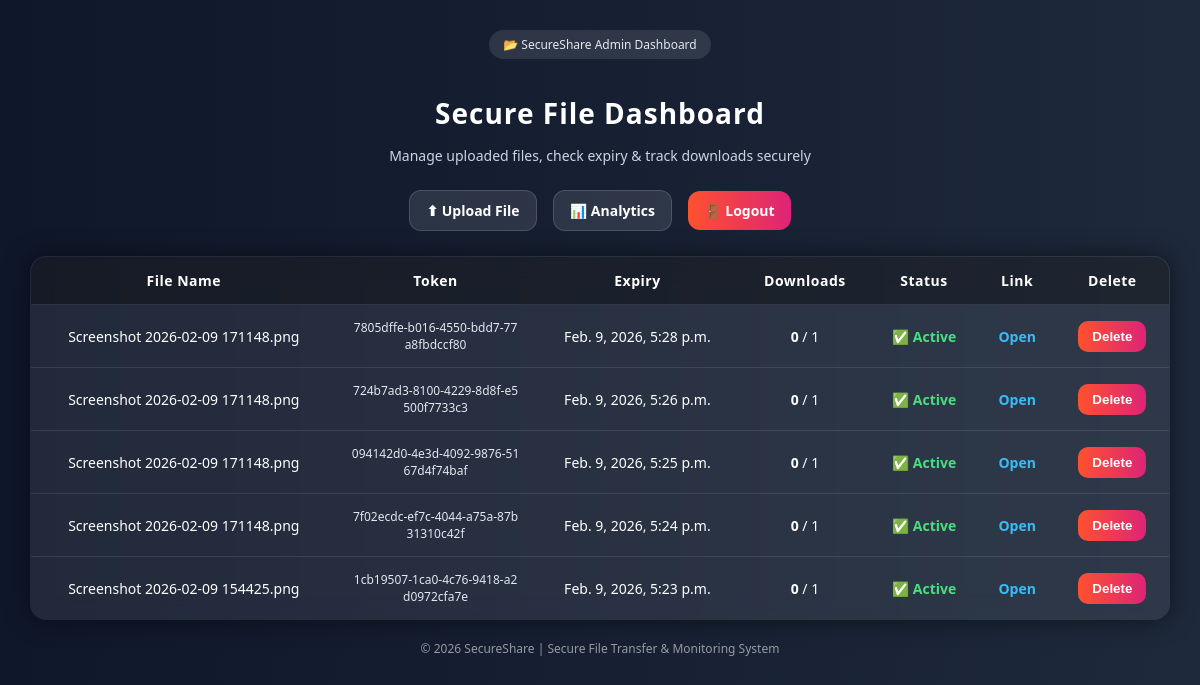
/dashboard/ (signed in), run on an earlier commit of the app's database.
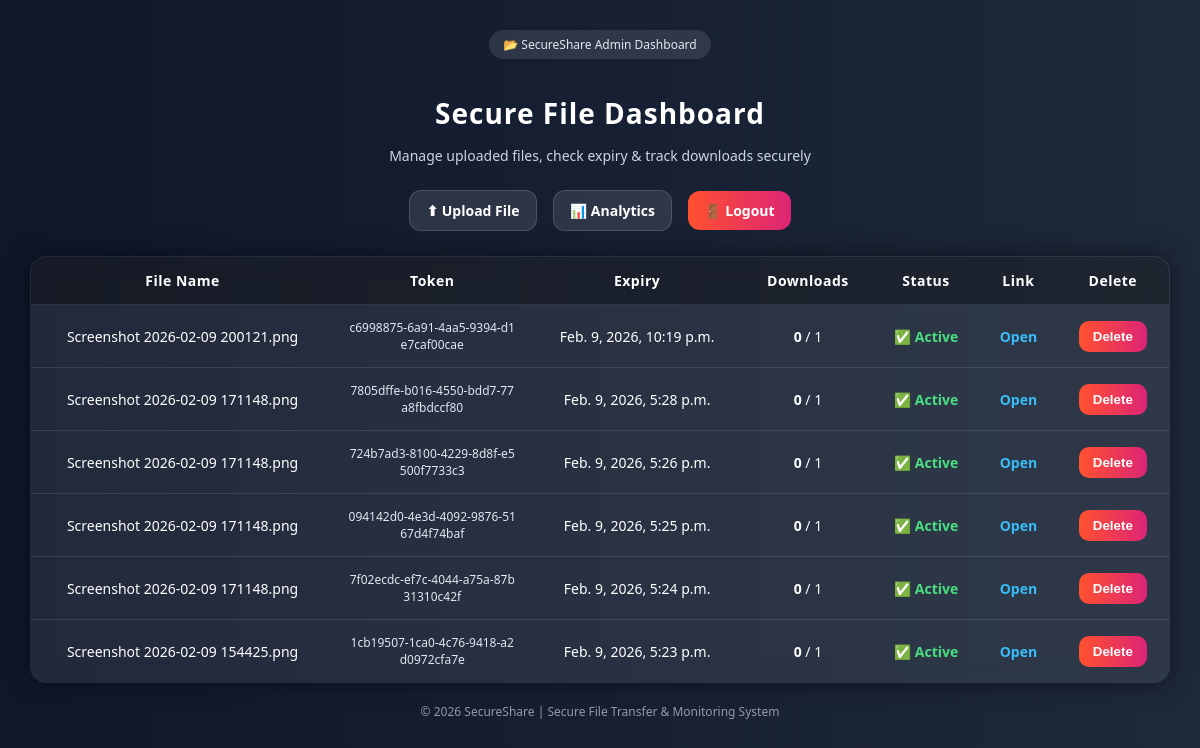
And on a later commit of the database.
### files/models.py (models this page shows, shortened)
class SharedFile(models.Model):
    token = models.UUIDField(default=uuid.uuid4, unique=True, editable=False)
    uploader = models.ForeignKey(
        User,
        on_delete=models.CASCADE,
        null=True,
        blank=True
    )
    filename = models.CharField(max_length=255)
    encrypted_data = models.BinaryField()
    uploaded_at = models.DateTimeField(auto_now_add=True)
    expires_at = models.DateTimeField(default=default_expiry)
    downloads_used = models.IntegerField(default=0)
    max_downloads = models.IntegerField(default=1)
    is_active = models.BooleanField(default=True)
    receiver_email = models.EmailField(blank=True, null=True)
    otp_code = models.CharField(max_length=6, blank=True, null=True)
    otp_verified = models.BooleanField(default=False)
    otp_created_at = models.DateTimeField(blank=True, null=True)
    verified_ip = models.CharField(max_length=100, blank=True, null=True)
    session_key = models.CharField(max_length=100, blank=True, null=True)
    failed_attempts = models.IntegerField(default=0)
    blocked_until = models.DateTimeField(null=True, blank=True)

### files/views.py (the view)
# urls.py: path("dashboard/", views.dashboard, name="dashboard"),
@login_required
def dashboard(request):
    files = SharedFile.objects.filter(
        uploader=request.user,
        is_active=True
    ).order_by("-uploaded_at")
    return render(request, "dashboard.html", {"files": files})

### files/templates/dashboard.html (shortened to what this page needs)
<!DOCTYPE html>
<html>
<head>
</head>
<body>
    <div style="text-align:center;">
        <div class="badge">📂 SecureShare Admin Dashboard</div>
    </div>
    <h2>Secure File Dashboard</h2>
    <p class="subtitle">Manage uploaded files, check expiry & track downloads securely</p>
    <div class="top-links">
       <a href="{% url 'upload' %}">  ⬆ Upload File</a>
        <a href="/analytics/">📊 Analytics</a>
        <a class="logout-btn" href="/logout/">🚪 Logout</a>
    </div>
    <table>
        <tr>
            <th>File Name</th>
            <th>Token</th>
            <th>Expiry</th>
            <th>Downloads</th>
            <th>Status</th>
            <th>Link</th>
            <th>Delete</th>
        </tr>
        {% for f in files %}
        <tr>
            <td>{{ f.filename }}</td>
            <td class="token-box">{{ f.token }}</td>
            <td>{{ f.expires_at }}</td>
            <td><b>{{ f.downloads_used }}</b> / {{ f.max_downloads }}</td>
            <td>
                {% if f.is_active %}
                    <span class="status-active">✅ Active</span>
                {% else %}
                    <span class="status-inactive">❌ Inactive</span>
                {% endif %}
            </td>
            <td>
                <a class="open-link" href="/download/{{ f.token }}/" target="_blank">Open</a>
            </td>
            <td>
                <form method="POST" action="/delete/{{ f.token }}/">
                    <button class="btn-delete" type="submit">Delete</button>
                </form>
            </td>
        </tr>
        {% endfor %}
    </table>
    <div class="footer">
        © 2026 SecureShare | Secure File Transfer & Monitoring System
    </div>
</body>
</html>

What changed in the data, as far as the page shows it:
added SharedFile: filename "Screenshot 2026-02-09 200121.png", token "c6998875-6a91-4aa5-9394-d1e7caf00cae", expires_at "Feb. 9, 2026, 10:19 p.m.", downloads_used "0", max_downloads "1", is_active "✅ Active"
